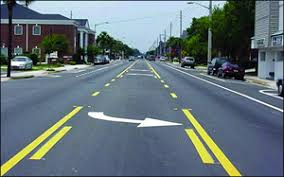
#> input picture OPENCV/OpenCV Scripts/Basic/Photos/lane_3.jpg, 284 x 177 px
$ python lane_detection_final.py
#> lines starting #> are read from the running program, lines starting #| are printed output that depends on the picture; after the words box and inside, x2 and y2 are one past the last pixel; in counts of white or black regions, pixels touching at a corner belong together
from pathlib import WindowsPath
import cv2 as cv
import numpy as np
import matplotlib.pyplot as plt

lane1=cv.imread('Photos/lane_3.jpg')
#> lane1 is the input picture: shape (177, 284, 3); mean B, G, R 121.8, 115.3, 100.2
cv.imshow('Lane_original',lane1)
lane=cv.cvtColor(lane1,cv.COLOR_BGR2RGB)

#extracting vertices :
height=lane.shape[0]
#> height = 177
width=lane.shape[1]
#> width = 284
count=lane.shape[2]
#> count = 3
#print(height,width,count)

region_of_interest=[
    (0,height),
    (width/2,height/4),
    (width,height)
]
#> region_of_interest = [(0, 177), (142, 44.25), (284, 177)]

#gaussian blur and canny are used for avoiding grains due to boundary of the newly formed cropped image :
gausss=cv.GaussianBlur(lane1,(9,9),0)
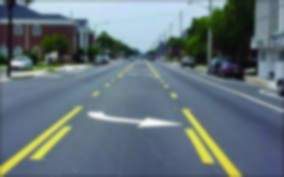
#> gausss: shape (177, 284, 3); mean B, G, R 122.3, 115.8, 100.7
cv.imshow('GB',gausss)
canny=cv.Canny(gausss,100,175)
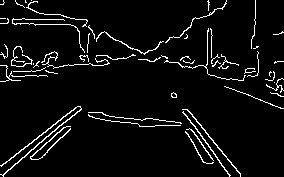
#> canny: shape (177, 284); 5.3% white in thin lines or dots
cv.imshow('Canny',canny)

#function for forming mask :
def masking(image,vertices_of_polygon,c):
#> called with vertices_of_polygon = array of shape (1, 3, 2), c = 3
    channel_count = c
#> channel_count = 3
    blank=np.zeros_like(image)
    #channel_count=image.shape[2]
    mask_color=255
    mask=cv.fillPoly(blank,vertices_of_polygon,mask_color)
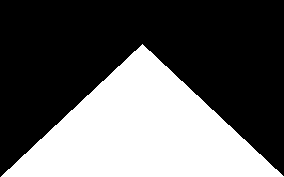
#> mask: shape (177, 284); 37.6% white; 1 white region, box (x1, y1, x2, y2) and area: (1, 44, 284, 177) 18895
    masked_image_final=cv.bitwise_and(image,mask)
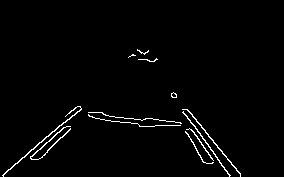
#> masked_image_final: shape (177, 284); 1.9% white in thin lines or dots, all inside (x1, y1, x2, y2) = (2, 49, 241, 177)
    cv.imshow("Demo",masked_image_final)
    return masked_image_final


#forming masked image with bitwise opertaor :
cropped_image = masking(canny,np.array([region_of_interest],np.int32),count)
plt.figure()
plt.imshow(cropped_image)
plt.show()

$ run again, with OPENCV/OpenCV Scripts/Basic/Photos/lane_2.jpg copied over OPENCV/OpenCV Scripts/Basic/Photos/lane_3.jpg
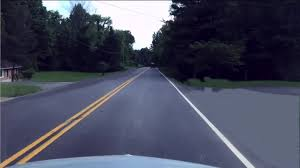
#> input picture OPENCV/OpenCV Scripts/Basic/Photos/lane_2.jpg, 300 x 168 px
#> lane1 is the input picture: shape (168, 300, 3); mean B, G, R 94.7, 76.1, 72.6
#> `canny=cv.Canny(gausss,100,175)`:
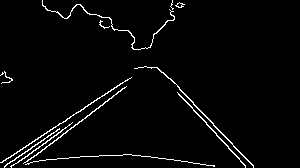
#> canny: shape (168, 300); 2.9% white in thin lines or dots, all inside (x1, y1, x2, y2) = (0, 0, 254, 168)
#> mask: shape (168, 300); 37.5% white; 1 white region, box (x1, y1, x2, y2) and area: (1, 42, 300, 168) 18924
#> in masking, `masked_image_final=cv.bitwise_and(image,mask)`:
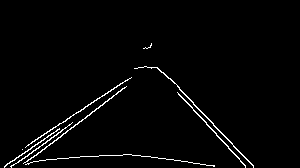
#> masked_image_final: shape (168, 300); 2.2% white in thin lines or dots, all inside (x1, y1, x2, y2) = (4, 43, 254, 168)

$ run again, with OPENCV/OpenCV Scripts/Basic/Photos/color_img.jpg copied over OPENCV/OpenCV Scripts/Basic/Photos/lane_3.jpg
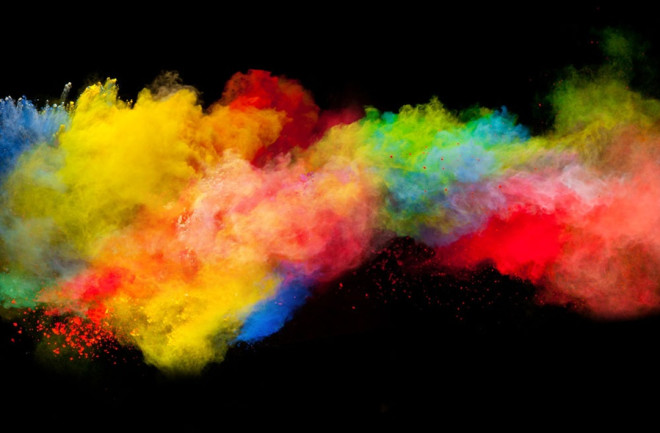
#> input picture OPENCV/OpenCV Scripts/Basic/Photos/color_img.jpg, 660 x 433 px
#> lane1 is the input picture: shape (433, 660, 3); mean B, G, R 24.1, 57.9, 88.8
#> `canny=cv.Canny(gausss,100,175)`:
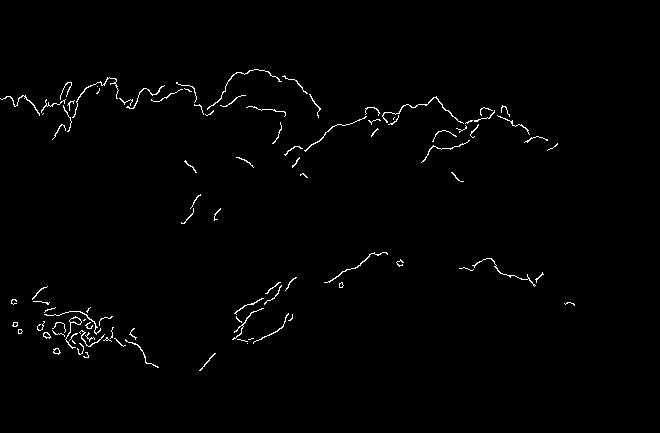
#> canny: shape (433, 660); 1.1% white in thin lines or dots, all inside (x1, y1, x2, y2) = (0, 69, 575, 371)
#> mask: shape (433, 660); 37.5% white; 1 white region, box (x1, y1, x2, y2) and area: (1, 108, 660, 433) 107255
#> in masking, `masked_image_final=cv.bitwise_and(image,mask)`:
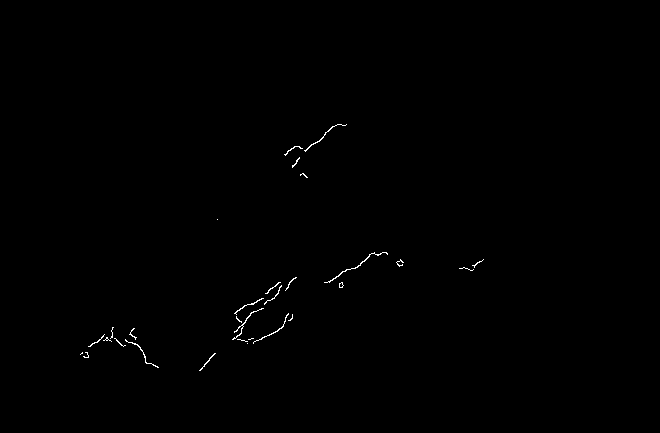
#> masked_image_final: shape (433, 660); 0.28% white in thin lines or dots, all inside (x1, y1, x2, y2) = (80, 124, 484, 371)
